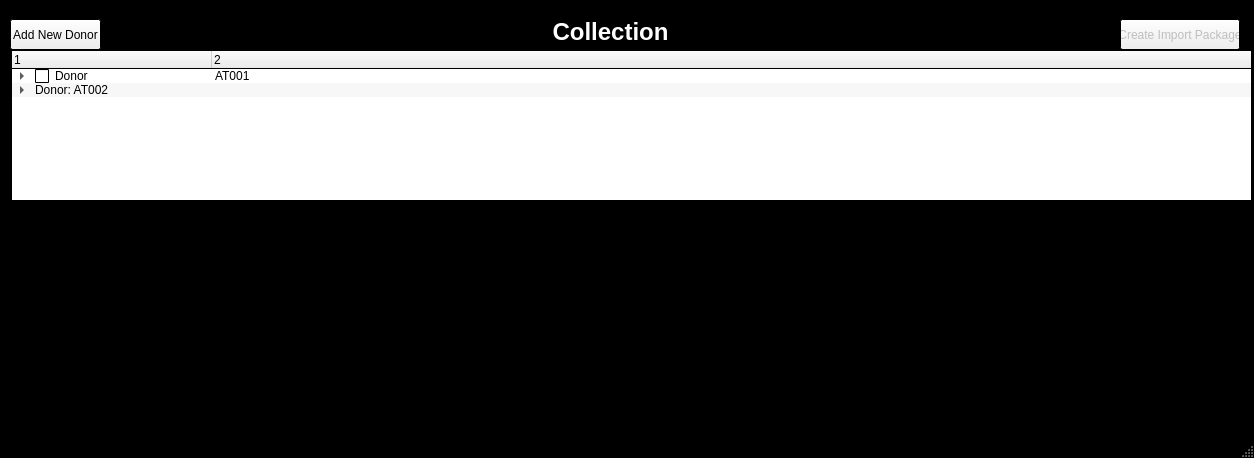
<?xml version="1.0" encoding="UTF-8"?>
<ui version="4.0">
 <class>MainWindow</class>
 <widget class="QMainWindow" name="MainWindow">
  <property name="geometry">
   <rect>
    <x>0</x>
    <y>0</y>
    <width>1254</width>
    <height>458</height>
   </rect>
  </property>
  <property name="palette">
   <palette>
    <active>
     <colorrole role="Base">
      <brush brushstyle="SolidPattern">
       <color alpha="255">
        <red>255</red>
        <green>255</green>
        <blue>255</blue>
       </color>
      </brush>
     </colorrole>
     <colorrole role="Window">
      <brush brushstyle="SolidPattern">
       <color alpha="255">
        <red>0</red>
        <green>0</green>
        <blue>0</blue>
       </color>
      </brush>
     </colorrole>
    </active>
    <inactive>
     <colorrole role="Base">
      <brush brushstyle="SolidPattern">
       <color alpha="255">
        <red>255</red>
        <green>255</green>
        <blue>255</blue>
       </color>
      </brush>
     </colorrole>
     <colorrole role="Window">
      <brush brushstyle="SolidPattern">
       <color alpha="255">
        <red>0</red>
        <green>0</green>
        <blue>0</blue>
       </color>
      </brush>
     </colorrole>
    </inactive>
    <disabled>
     <colorrole role="Base">
      <brush brushstyle="SolidPattern">
       <color alpha="255">
        <red>0</red>
        <green>0</green>
        <blue>0</blue>
       </color>
      </brush>
     </colorrole>
     <colorrole role="Window">
      <brush brushstyle="SolidPattern">
       <color alpha="255">
        <red>0</red>
        <green>0</green>
        <blue>0</blue>
       </color>
      </brush>
     </colorrole>
    </disabled>
   </palette>
  </property>
  <property name="windowTitle">
   <string>MainWindow</string>
  </property>
  <widget class="QWidget" name="centralwidget">
   <widget class="QPushButton" name="puchButton_add_donor">
    <property name="geometry">
     <rect>
      <x>10</x>
      <y>0</y>
      <width>91</width>
      <height>31</height>
     </rect>
    </property>
    <property name="text">
     <string>Add New Donor</string>
    </property>
   </widget>
   <widget class="QPushButton" name="pushButton_create_import">
    <property name="enabled">
     <bool>false</bool>
    </property>
    <property name="geometry">
     <rect>
      <x>1120</x>
      <y>0</y>
      <width>120</width>
      <height>31</height>
     </rect>
    </property>
    <property name="text">
     <string>Create Import Package</string>
    </property>
   </widget>
   <widget class="QLabel" name="label">
    <property name="geometry">
     <rect>
      <x>200</x>
      <y>-7</y>
      <width>821</width>
      <height>41</height>
     </rect>
    </property>
    <property name="text">
     <string>&lt;html&gt;&lt;head/&gt;&lt;body&gt;&lt;p&gt;&lt;span style=&quot; font-size:18pt; font-weight:600; color:#ffffff;&quot;&gt;Collection&lt;/span&gt;&lt;/p&gt;&lt;/body&gt;&lt;/html&gt;</string>
    </property>
    <property name="alignment">
     <set>Qt::AlignCenter</set>
    </property>
   </widget>
   <widget class="QScrollArea" name="scrollArea">
    <property name="geometry">
     <rect>
      <x>0</x>
      <y>30</y>
      <width>1281</width>
      <height>881</height>
     </rect>
    </property>
    <property name="widgetResizable">
     <bool>true</bool>
    </property>
    <widget class="QWidget" name="scrollAreaWidgetContents">
     <property name="geometry">
      <rect>
       <x>0</x>
       <y>0</y>
       <width>1279</width>
       <height>879</height>
      </rect>
     </property>
     <widget class="QTreeWidget" name="treeWidget">
      <property name="geometry">
       <rect>
        <x>10</x>
        <y>0</y>
        <width>1241</width>
        <height>151</height>
       </rect>
      </property>
      <property name="contextMenuPolicy">
       <enum>Qt::CustomContextMenu</enum>
      </property>
      <property name="sizeAdjustPolicy">
       <enum>QAbstractScrollArea::AdjustIgnored</enum>
      </property>
      <property name="dragDropMode">
       <enum>QAbstractItemView::InternalMove</enum>
      </property>
      <property name="alternatingRowColors">
       <bool>true</bool>
      </property>
      <property name="animated">
       <bool>true</bool>
      </property>
      <attribute name="headerCascadingSectionResizes">
       <bool>false</bool>
      </attribute>
      <attribute name="headerDefaultSectionSize">
       <number>200</number>
      </attribute>
      <column>
       <property name="text">
        <string>1</string>
       </property>
      </column>
      <column>
       <property name="text">
        <string comment="test" extracomment="test">2</string>
       </property>
       <property name="font">
        <font>
         <weight>50</weight>
         <bold>false</bold>
        </font>
       </property>
      </column>
      <item>
       <property name="text">
        <string>Donor</string>
       </property>
       <property name="checkState">
        <enum>Unchecked</enum>
       </property>
       <property name="text">
        <string>AT001</string>
       </property>
       <property name="flags">
        <set>ItemIsSelectable|ItemIsEditable|ItemIsUserCheckable|ItemIsEnabled</set>
       </property>
       <item>
        <property name="text">
         <string>Event</string>
        </property>
        <property name="checkState">
         <enum>Unchecked</enum>
        </property>
        <property name="text">
         <string>001</string>
        </property>
        <property name="flags">
         <set>ItemIsSelectable|ItemIsEditable|ItemIsDropEnabled|ItemIsUserCheckable|ItemIsEnabled</set>
        </property>
        <item>
         <property name="text">
          <string>Serum</string>
         </property>
         <property name="checkState">
          <enum>Unchecked</enum>
         </property>
         <property name="text">
          <string/>
         </property>
         <item>
          <property name="text">
           <string>AT001-001-001</string>
          </property>
          <property name="checkState">
           <enum>Checked</enum>
          </property>
          <property name="text">
           <string/>
          </property>
          <property name="flags">
           <set>ItemIsSelectable|ItemIsEditable|ItemIsUserCheckable|ItemIsEnabled</set>
          </property>
         </item>
         <item>
          <property name="text">
           <string>AT001-001-002</string>
          </property>
          <property name="checkState">
           <enum>Checked</enum>
          </property>
          <property name="text">
           <string/>
          </property>
          <property name="flags">
           <set>ItemIsSelectable|ItemIsEditable|ItemIsUserCheckable|ItemIsEnabled</set>
          </property>
         </item>
        </item>
        <item>
         <property name="text">
          <string>Plasma</string>
         </property>
         <property name="text">
          <string/>
         </property>
         <item>
          <property name="text">
           <string>AT001-001-003</string>
          </property>
          <property name="text">
           <string/>
          </property>
          <property name="flags">
           <set>ItemIsSelectable|ItemIsEditable|ItemIsUserCheckable|ItemIsEnabled</set>
          </property>
         </item>
        </item>
        <item>
         <property name="text">
          <string>WB(NAP) - Trizol</string>
         </property>
         <property name="text">
          <string/>
         </property>
         <item>
          <property name="text">
           <string>AT001-001-004</string>
          </property>
          <property name="text">
           <string/>
          </property>
          <property name="flags">
           <set>ItemIsSelectable|ItemIsEditable|ItemIsUserCheckable|ItemIsEnabled</set>
          </property>
         </item>
        </item>
        <item>
         <property name="text">
          <string>WB(NAP) - RNAlater</string>
         </property>
         <property name="text">
          <string/>
         </property>
         <item>
          <property name="text">
           <string>AT001-001-005</string>
          </property>
          <property name="text">
           <string/>
          </property>
          <property name="flags">
           <set>ItemIsSelectable|ItemIsEditable|ItemIsUserCheckable|ItemIsEnabled</set>
          </property>
         </item>
        </item>
        <item>
         <property name="text">
          <string>WB(NAP) - LB</string>
         </property>
         <property name="text">
          <string/>
         </property>
         <item>
          <property name="text">
           <string>AT001-001-006</string>
          </property>
          <property name="text">
           <string/>
          </property>
          <property name="flags">
           <set>ItemIsSelectable|ItemIsEditable|ItemIsUserCheckable|ItemIsEnabled</set>
          </property>
         </item>
        </item>
        <item>
         <property name="text">
          <string>Blood Card</string>
         </property>
         <property name="text">
          <string/>
         </property>
         <item>
          <property name="text">
           <string>AT001-001-007</string>
          </property>
          <property name="text">
           <string/>
          </property>
          <property name="flags">
           <set>ItemIsSelectable|ItemIsEditable|ItemIsUserCheckable|ItemIsEnabled</set>
          </property>
         </item>
        </item>
        <item>
         <property name="text">
          <string>Buffy(PBMC)</string>
         </property>
         <property name="text">
          <string/>
         </property>
         <item>
          <property name="text">
           <string>AT001-001-008</string>
          </property>
          <property name="text">
           <string/>
          </property>
          <property name="flags">
           <set>ItemIsSelectable|ItemIsEditable|ItemIsUserCheckable|ItemIsEnabled</set>
          </property>
         </item>
        </item>
        <item>
         <property name="text">
          <string>Buffy(PBMC) - RNAlater</string>
         </property>
         <property name="text">
          <string/>
         </property>
         <item>
          <property name="text">
           <string>AT001-001-009</string>
          </property>
          <property name="text">
           <string/>
          </property>
          <property name="flags">
           <set>ItemIsSelectable|ItemIsEditable|ItemIsUserCheckable|ItemIsEnabled</set>
          </property>
         </item>
        </item>
       </item>
      </item>
      <item>
       <property name="text">
        <string>Donor: AT002</string>
       </property>
       <property name="text">
        <string/>
       </property>
       <property name="flags">
        <set>ItemIsSelectable|ItemIsEditable|ItemIsUserCheckable|ItemIsEnabled</set>
       </property>
       <item>
        <property name="text">
         <string>Event: 001</string>
        </property>
        <property name="text">
         <string/>
        </property>
        <property name="flags">
         <set>ItemIsSelectable|ItemIsEditable|ItemIsUserCheckable|ItemIsEnabled</set>
        </property>
        <item>
         <property name="text">
          <string>Serum</string>
         </property>
         <property name="text">
          <string/>
         </property>
         <item>
          <property name="text">
           <string>AT002-001-001</string>
          </property>
          <property name="text">
           <string/>
          </property>
          <property name="flags">
           <set>ItemIsSelectable|ItemIsEditable|ItemIsDragEnabled|ItemIsUserCheckable|ItemIsEnabled</set>
          </property>
         </item>
        </item>
       </item>
       <item>
        <property name="text">
         <string>Event: 002</string>
        </property>
        <property name="text">
         <string/>
        </property>
        <item>
         <property name="text">
          <string>Serum</string>
         </property>
         <property name="text">
          <string/>
         </property>
         <item>
          <property name="text">
           <string>AT002-002-001</string>
          </property>
          <property name="text">
           <string/>
          </property>
          <property name="flags">
           <set>ItemIsSelectable|ItemIsEditable|ItemIsDragEnabled|ItemIsUserCheckable|ItemIsEnabled</set>
          </property>
         </item>
        </item>
       </item>
      </item>
     </widget>
    </widget>
   </widget>
  </widget>
  <widget class="QMenuBar" name="menubar">
   <property name="geometry">
    <rect>
     <x>0</x>
     <y>0</y>
     <width>1254</width>
     <height>21</height>
    </rect>
   </property>
   <widget class="QMenu" name="menuMenu">
    <property name="title">
     <string>Menu1</string>
    </property>
    <widget class="QMenu" name="menuSubmenu1">
     <property name="title">
      <string>Submenu1</string>
     </property>
     <addaction name="separator"/>
     <addaction name="actionSubsubmenu1"/>
     <addaction name="actionSubsubmenu2"/>
    </widget>
    <addaction name="menuSubmenu1"/>
    <addaction name="separator"/>
    <addaction name="actionSubmenu"/>
    <addaction name="actionSubmenu3"/>
   </widget>
   <widget class="QMenu" name="menuMenu2">
    <property name="title">
     <string>Menu2</string>
    </property>
    <addaction name="actionSubmenu_2"/>
   </widget>
   <addaction name="menuMenu"/>
   <addaction name="menuMenu2"/>
  </widget>
  <widget class="QStatusBar" name="statusbar"/>
  <action name="actionSubmenu">
   <property name="text">
    <string>Submenu2</string>
   </property>
  </action>
  <action name="actionSubmenu3">
   <property name="text">
    <string>Submenu3</string>
   </property>
  </action>
  <action name="actionSubsubmenu1">
   <property name="text">
    <string>Subsubmenu1</string>
   </property>
  </action>
  <action name="actionSubsubmenu2">
   <property name="text">
    <string>Subsubmenu2</string>
   </property>
  </action>
  <action name="actionSubmenu_2">
   <property name="text">
    <string>Submenu</string>
   </property>
  </action>
 </widget>
 <resources/>
 <connections/>
</ui>
